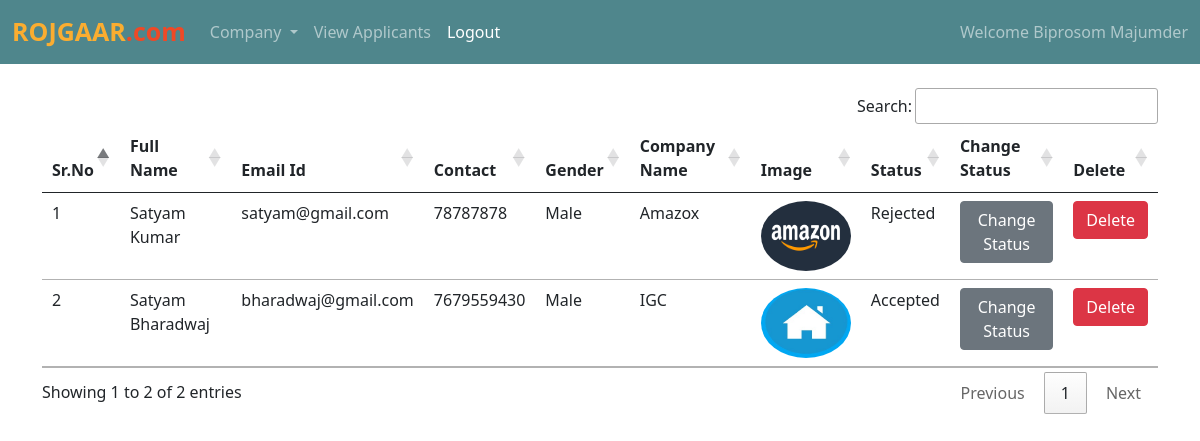
Screenshot of /all_companies/ (signed in) with the database file from the repository.
### jobs/models.py (models this page shows, shortened)
class Company(models.Model):
    user = models.ForeignKey(User, on_delete=models.CASCADE)
    phone = models.CharField(max_length=10)
    image = models.ImageField(upload_to="")
    gender = models.CharField(max_length=10)
    type = models.CharField(max_length=15)
    status = models.CharField(max_length=20)
    company_name = models.CharField(max_length=100)

### jobs/views.py (the view)
# urls.py: path("all_companies/", views.all_companies, name="all_companies"),
def all_companies(request):
    if not request.user.is_authenticated:
        return redirect("/admin_login")
    companies = Company.objects.all()
    return render(request, "all_companies.html", {'companies':companies})

### jobs/templates/all_companies.html (shortened to what this page needs)
{% extends 'admin_navbar.html' %}
{% block body %}
<div class="container mt-4">
<table class="table table-hover" id="example">
    <thead>
        <tr>
            <th>Sr.No</th>
            <th>Full Name</th>
            <th>Email Id</th>
            <th>Contact</th>
            <th>Gender</th>
            <th>Company Name</th>
            <th>Image</th>
            <th>Status</th>
            <th>Change Status</th>
            <th>Delete</th>
        </tr>
    </thead>
    <tbody>
        {% for company in companies %}
        <tr>
            <td>{{forloop.counter}}</td>
            <td>{{company.user.get_full_name}}</td>
            <td>{{company.user.email}}</td>
            <td>{{company.phone}}</td>
            <td>{{company.gender}}</td>
            <td>{{company.company_name}}</td>
            <td><img src="{{company.image.url}}" class="rounded-circle" width="90px" height="70px"></td>
            <td>{{company.status}}</td>
            <td><a href="/change_status/{{company.id}}/" class="btn btn-secondary">Change Status</a></td>
            <td><a href="/delete_company/{{company.user.id}}/" class="btn btn-danger" onclick="return confirm('Are you sure you want to delete this company?')">Delete</a></td>
        </tr>
        {% endfor %}
    </tbody>
</table>
</div>
{% endblock %}

### jobs/templates/admin_navbar.html (shortened to what this page needs)
<!doctype html>
<html lang="en">
<head>
  <link href="https://cdn.jsdelivr.net/npm/bootstrap@5.0.2/dist/css/bootstrap.min.css" rel="stylesheet"
>
  <link rel="stylesheet" href="https://cdn.datatables.net/1.10.25/css/jquery.dataTables.min.css">
  <link rel="stylesheet" href="https://cdn.datatables.net/buttons/1.7.1/css/buttons.dataTables.min.css">
</head>
<body>
  <nav class="navbar navbar-expand-lg navbar-dark">
    <div class="container-fluid">
      <a class="navbar-brand" href="/"><span class="head1">ROJGAAR</span><span class="head2">.com</span></a>
      <div class="collapse navbar-collapse" id="navbarSupportedContent">
        <ul class="navbar-nav me-auto mb-2 mb-lg-0">
          <li class="nav-item dropdown">
            <a class="nav-link dropdown-toggle" href="#" id="navbarDropdown" role="button" data-bs-toggle="dropdown"
              aria-expanded="false">
              Company
            </a>
          </li>
          <li class="nav-item">
            <a class="nav-link {% block view_applicants %} {% endblock %}" href="/view_applicants/">View Applicants</a>
          </li>
          <li class="nav-item">
            <a class="nav-link active" href="/logout/">Logout</a>
          </li>
        </ul>
        <span class="navbar-text">
          Welcome {{request.user.get_full_name}}
        </span>
      </div>
    </div>
  </nav>
  {% block body %}
  {% endblock %}
</body>
</html>

### jobs/templates/admin_navbar.html (style rules this page uses)
.navbar { background-color: #4f868c; }
.head1 { color: #FBAD30; font-size: 25px; font-weight: bold; height: 50px; }
.head2 { color: #EF4926; font-size: 25px; font-weight: bold; }

### rows the page displays
Company: user.get_full_name "Satyam Kumar", user.email "satyam@gmail.com", phone "78787878", gender "Male", company_name "Amazox", image (picture), status "Rejected"
Company: user.get_full_name "Satyam Bharadwaj", user.email "bharadwaj@gmail.com", phone "7679559430", gender "Male", company_name "IGC", image (picture), status "Accepted"

### other values shown
{{ request.user.get_full_name }} "Biprosom Majumder"
